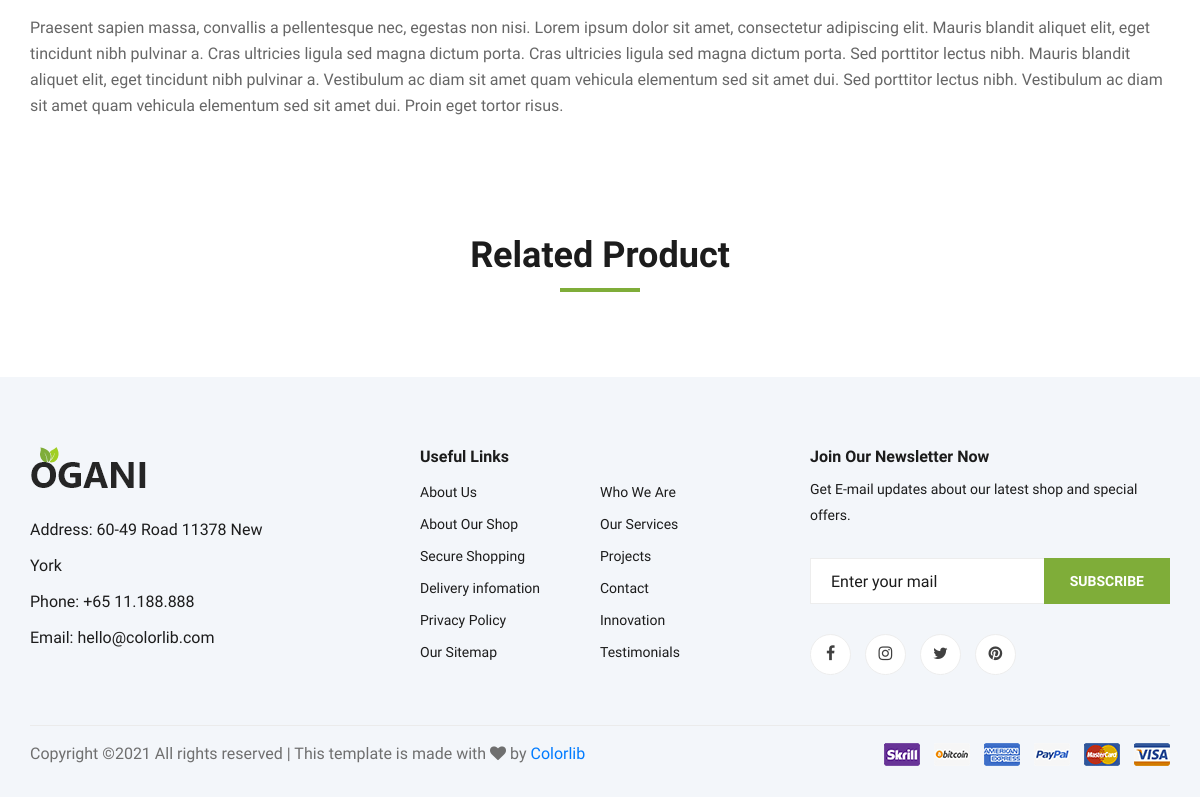
Before: /product_details.php?id=37&dep_id=1 (lower part) with the older database file.
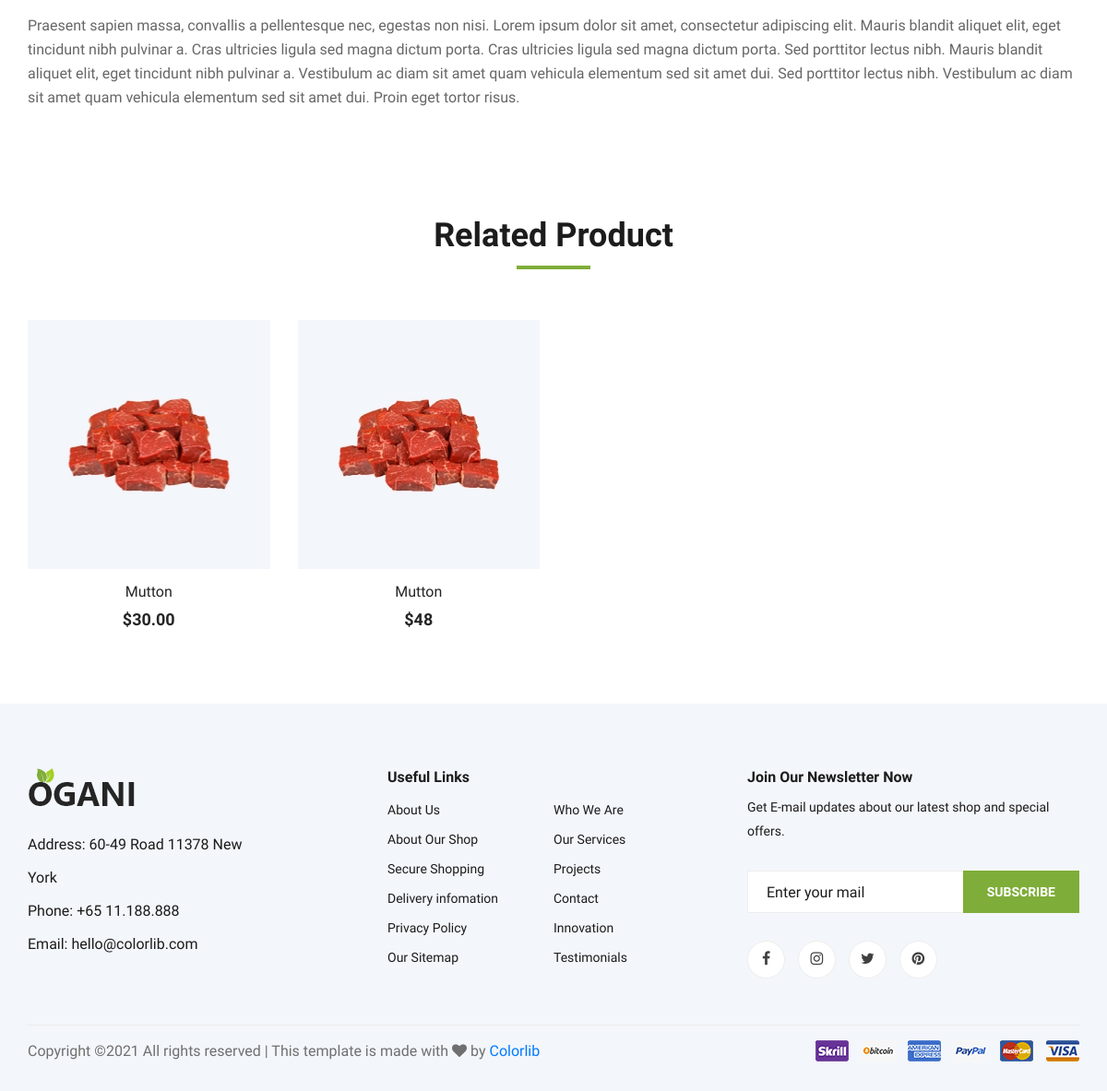
After: the same page with the newer database file.
### tables this page shows
CREATE TABLE `products` (
  `id` int(11) NOT NULL,
  `title` varchar(255) NOT NULL,
  `img` varchar(255) NOT NULL,
  `price` varchar(255) NOT NULL,
  `description` varchar(225) NOT NULL,
  `info` varchar(255) NOT NULL,
  `dep_id` varchar(255) NOT NULL,
  `status` varchar(255) NOT NULL,
  `rate` varchar(255) NOT NULL,
  `review` varchar(255) NOT NULL
);

### includes/function.php (called while the page is built, shortened)
<?php
include_once 'db.php';
function get_products_by_status_by_id($dep_id) {
    global $connection;
	$query = "SELECT * FROM products WHERE dep_id='{$dep_id}' AND status = 'Publish' LIMIT 4 ";
    $result = mysqli_query( $connection, $query );
    $products = [];
	while($product = mysqli_fetch_array($result)){
		$products[] = $product;
	}
	return $products;
}

### product_details.php (the view, shortened to what the changed rows need)
<?php include 'includes/header.php'?>
  <?php
    if(isset($_GET['id'])) {
        $dep_id = $_GET['dep_id'];
    } else {
         $the_id = '';
        $dep_id = '';
    }
$query = "SELECT * FROM departments WHERE id = '{$dep_id}' ";
  $result = mysqli_query($connection, $query);
  $row = mysqli_fetch_array($result);
    $id = $row['id'];
    $title = $row['title'];
printf(' <h2>%s</h2>
            <div class="breadcrumb__option">
            <a href="index.php">Home</a>
            <a href="products.php?p_id=%s">%s</a>
            <span>%s</span>
            </div>' ,
      $title,
      $id,
      $title,
      $title
      );
?>
                <div class="col-lg-6 col-md-6">
                    <div class="product__details__pic">
                        <div class="product__details__pic__item">
<?php
        if(isset($_GET['id'])) {
        $the_id = $_GET['id'];
  $query = "SELECT * FROM products WHERE id = '{$the_id}' ";
  $result = mysqli_query($connection, $query);
  while($row = mysqli_fetch_array($result)) {
    $title = $row['title'];
    $img = $row['img'];
    $price = $row['price'];
    $description = $row['description'];
printf( '<img class="product__details__pic__item--large"
src="img/%s" alt="" />
</div>
<div class="product__details__pic__slider owl-carousel">
<img data-imgbigurl="img/product/details/product-details-2.jpg"
src="img/product/details/thumb-1.jpg" alt="">
<img data-imgbigurl="img/product/details/product-details-3.jpg"
src="img/product/details/thumb-2.jpg" alt="">
<img data-imgbigurl="img/product/details/product-details-5.jpg"
src="img/product/details/thumb-3.jpg" alt="">
<img data-imgbigurl="img/product/details/product-details-4.jpg"
src="img/product/details/thumb-4.jpg" alt="">
</div>
</div>
</div>
<div class="col-lg-6 col-md-6">
<div class="product__details__text">
<h3>%s</h3>
<div class="product__details__rating">
<i class="fa fa-star"></i>
<i class="fa fa-star"></i>
<i class="fa fa-star"></i>
<i class="fa fa-star"></i>
<i class="fa fa-star-half-o"></i>
<span>(18 reviews)</span>
</div>
<div class="product__details__price">%s</div>
<p>%s</p>' ,
     $img,
     $title,
     $price,
     $description
       );
  }
        }
?>
                    </div>
                </div>
    <section class="related-product">
        <div class="container">
            <div class="row">
                <div class="col-lg-12">
                    <div class="section-title related__product__title">
                        <h2>Related Product</h2>
                    </div>
                </div>
            </div>
            <div class="row">
   <?php
if( isset($_GET['dep_id'])) {
    $dep_id = $_GET['dep_id'];
  $products = get_products_by_status_by_id($dep_id);
foreach ( $products as $product) {
    $id = $product['id'];
    $title = $product['title'];
    $img = $product['img'];
    $price = $product['price'];
  printf(' <div class="col-lg-3 col-md-4 col-sm-6">
                    <div class="product__item"> <div class="product__item__pic set-bg" data-setbg="img/%s">
                            <ul class="product__item__pic__hover">
                                <li><a href="#"><i class="fa fa-heart"></i></a></li>
                                <li><a href="#"><i class="fa fa-retweet"></i></a></li>
                                <li><a href="product_details.php?id=%s&dep_id=%s"><i class="fa fa-shopping-cart"></i></a></li>
                            </ul>
                        </div>
                        <div class="product__item__text">
                            <h6><a href="#">%s</a></h6>
                            <h5>%s</h5>
                        </div>
                    </div>
                </div>',
        $img,
        $id,
        $dep_id,
        $title,
        $price
    );
  }
  }
?>
            </div>
        </div>
    </section>
</body>
</html>

Changed rows visible on the page:
now on this page (row edited): products: title "Mutton", price "$30.00"
now on this page (row edited): products: title "Mutton", price "$48"
